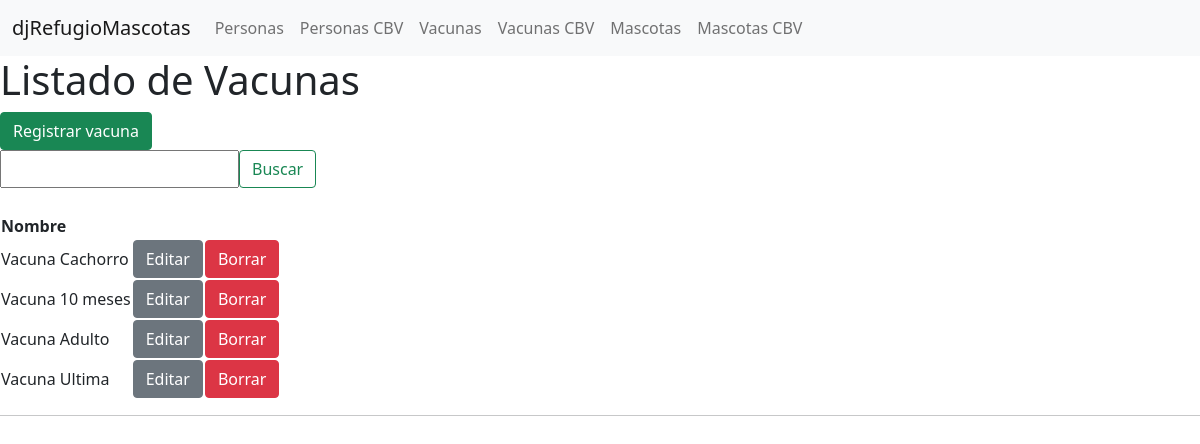
Screenshot of /mascota/vacuna/fnc/list/ with the database file from the repository.
### apps/mascota/models.py (models this page shows, shortened)
class Vacuna(models.Model):
    nombre = models.CharField(max_length=50)

### apps/mascota/views.py (the view)
def vacuna_list(request):
    form, queryset = SearchForm(request.GET), None
    if form.is_valid():
        cd = form.cleaned_data
        if not cd['q']:
            queryset = Vacuna.objects.all()
        else:
            queryset = Vacuna.objects.filter(nombre__icontains=cd['q'])
    return render(request, "mascota__vacuna_listado.html", {
        "code": "fnc/",
        "buscador": form,
        "object_list": queryset,
    })

### djRefugioAnimales/forms.py
class SearchForm(forms.Form):
    q = forms.CharField(label="Buscador", max_length=50, required=False)

### apps/mascota/templates/mascota__vacuna_listado.html (shortened to what this page needs)
{% extends 'base.html' %}
{% block content %}
    <h1>Listado de Vacunas</h1>
    <div class="bibl-table">
        <div class="bibl-table-header">
            <a href="/mascota/vacuna/{{ code }}new/">
                <button type="button" class="btn btn-success"> Registrar vacuna</button>
            </a>
            {% if buscador %}
            <form method="get" class="d-flex">
                {{ buscador.q }}
                <button class="btn btn-outline-success" type="submit">Buscar</button>
            </form>
            {% endif %}
        </div>
        <div class="bibl-table-body" style="margin-top: 25px;">
            <table>
                <thead>
                <tr>
                    <th scope="col">Nombre</th>
                </tr>
                </thead>
                <tbody>{% for data in object_list %}
                    <tr>
                        <td>{{ data.nombre }}</td>
                        <td><a href="/mascota/vacuna/{{ code }}edit/{{ data.id }}" class="btn btn-secondary">Editar</a></td>
                        <td><a href="/mascota/vacuna/{{ code }}delete/{{ data.id }}" class="btn btn-danger">Borrar</a></td>
                    </tr>{% endfor %}
                </tbody>
            </table>
        </div>
    </div>
{% endblock  %}

### rows the page displays
Vacuna: nombre "Vacuna Cachorro"
Vacuna: nombre "Vacuna 10 meses"
Vacuna: nombre "Vacuna Adulto"
Vacuna: nombre "Vacuna Ultima"
